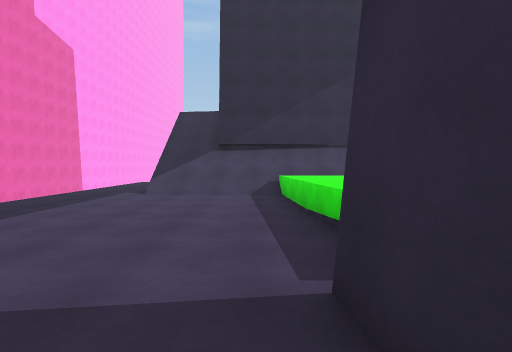
[1] (above)

21 first-person views from a walk through a 3-D level made in the Unity game engine. The camera is 1.5 m above the floor, tilts 2° down and sees 80° across. The floor is counted in squares, 2 m on a side. Each view is taken from the middle of a square. On the plan, view 1 faces up. The plan holds only what a view shows up to about 10 squares ahead; the rest is blank. The place goes on beyond the plan.

[2]
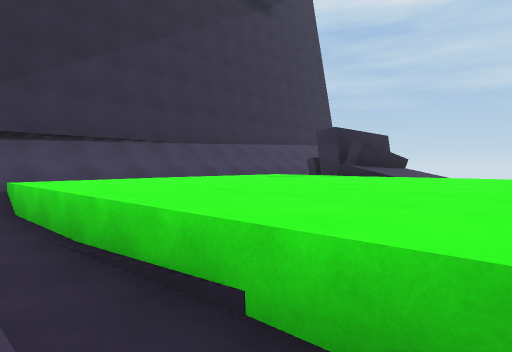

[3]
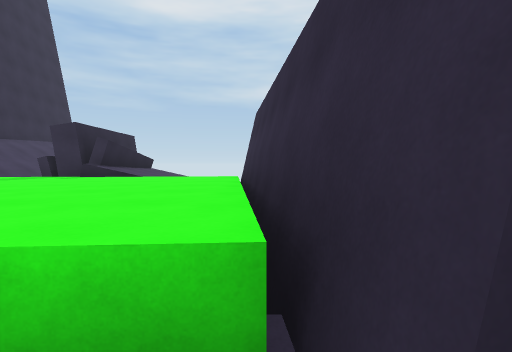

[4]
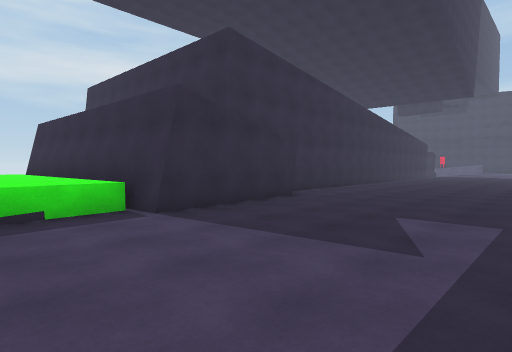

[5]
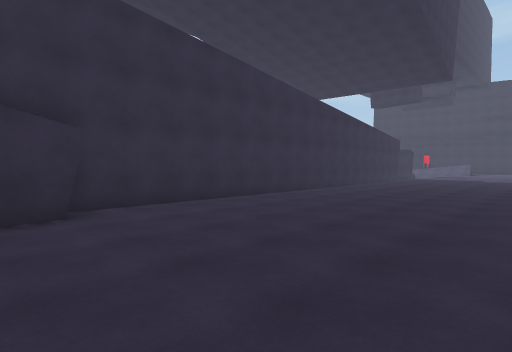

[6]
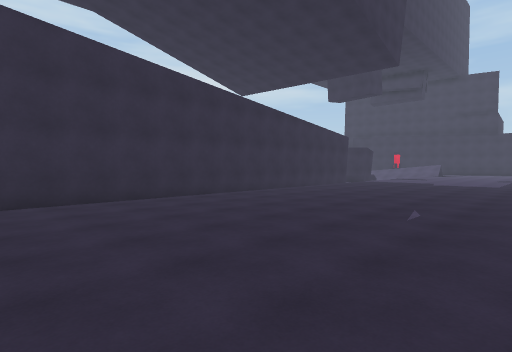

[7]
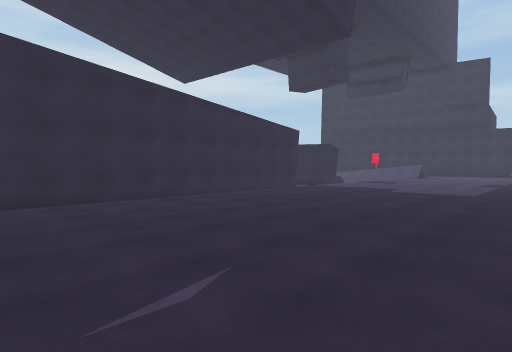

[8]
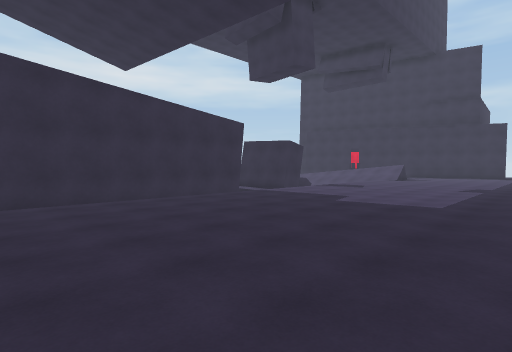

[9]
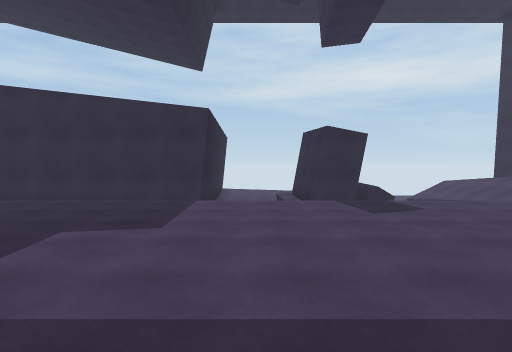

[10]
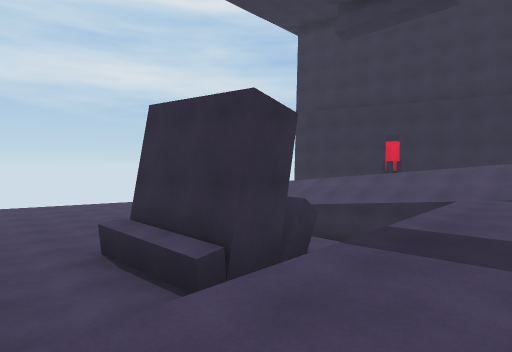

[11]
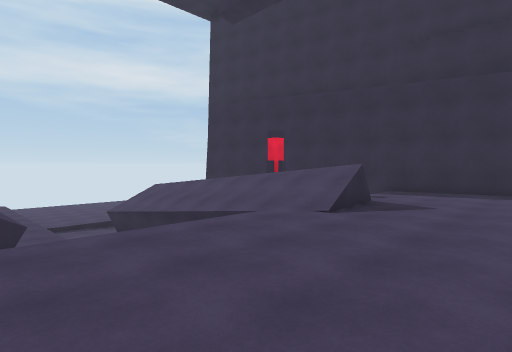

[12]
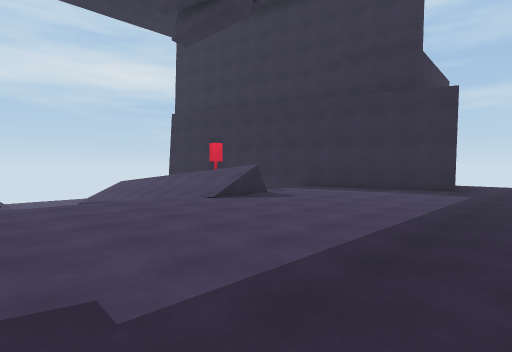

[13]
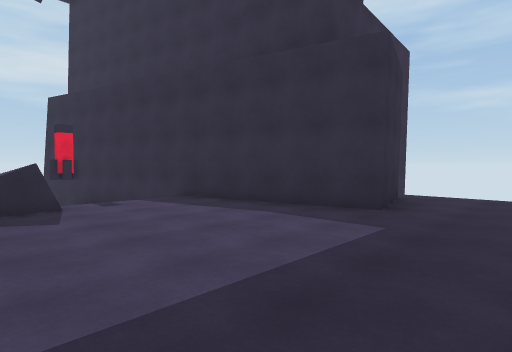

[14]
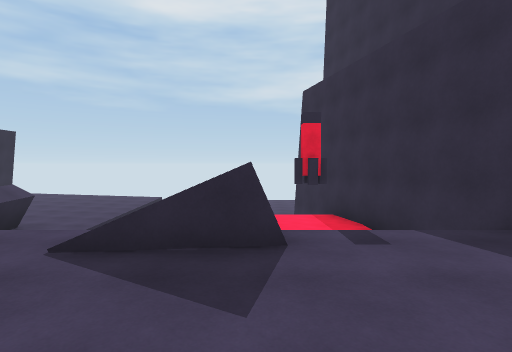

[15]
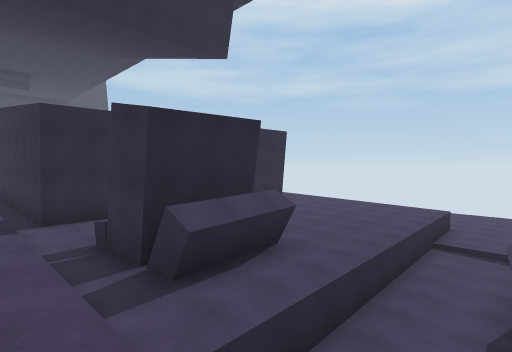

[16]
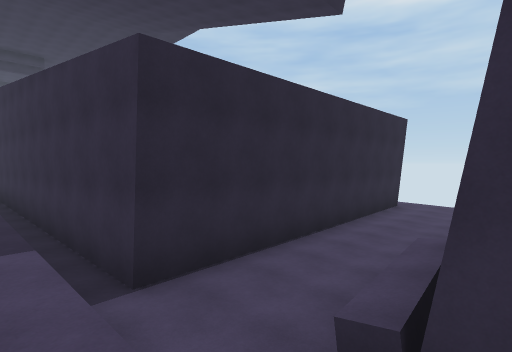

[17]
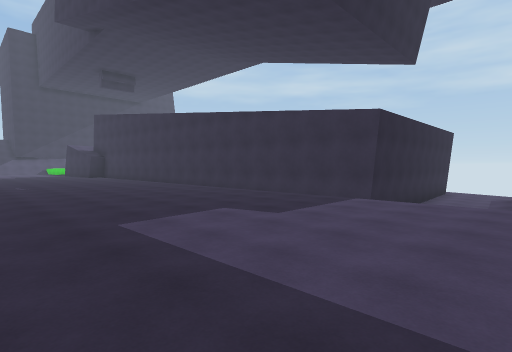

[18]
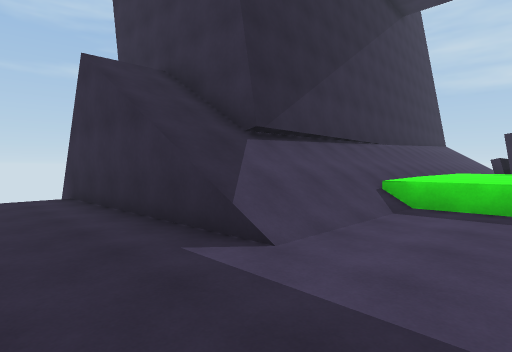

[19]
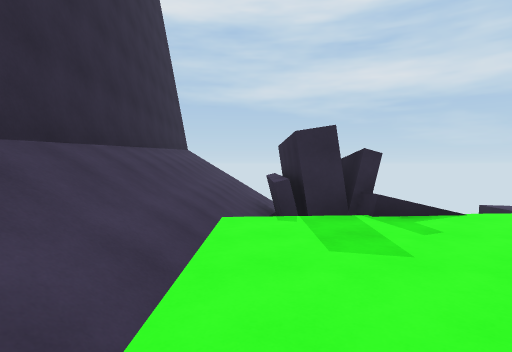

[20]
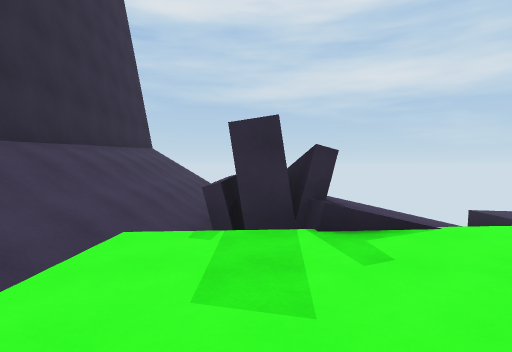

[21]
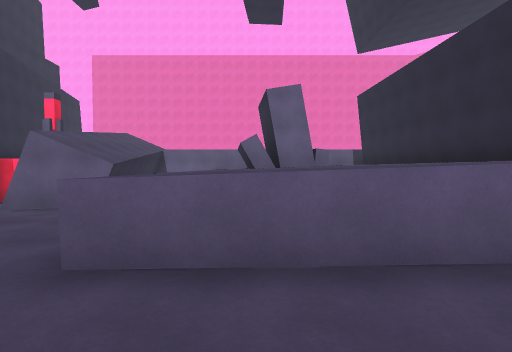

### Floor plan
Key: @ floor where view 1 was taken; # wall or solid block; x gap in a wall; . main floor; : floor 1 m higher than the main floor; - floor 1.25 m lower than the main floor; _ floor 1.5 m lower than the main floor; < floor 1.75 m lower than the main floor; ( floor 3 m lower than the main floor; ! floor 3.25 m lower than the main floor; ? floor 3.5 m lower than the main floor; / step, stairs or slope; = window, fence, low wall or low ledge; ^ raised ledge; v drop or lower ground; O other object.
Columns run from 5 left of view 1 to 15 right of it. Each row starts with its distance up from view 1.
 14   ###
 13  .#v#
 12  .//#
 11 ..#/#     ##########
 10 ..//#######/////////
  9 ..//////////////////
  8 ..////::::::://////
  7 ......:::::::####
  6 ....../::::::#^^^
  5  ...../:::::://///
  4  .....=:::::://///
  3  ......::::::/ ///
  2  .....=######/  //
  1  .....##
  0  ....@#
 -1  .....#
 -2  .....##
 -3  ......#
 -4  ......#
 -5 .......#
 -6 .......#
 -7 .......#
 -8 .......#
 -9 .......#
-10 .......#
-11 .......#
-12 .......#
-13 .......#
-14 .......#
-15 .......#
-16 .......#
-17 .......#
-18 .......##########
-19 .......#### -----
-20 ......._________-
-21 ......._^^# _____x(
-22 ......._###=_____#=(
-23 ......._####_____=(((
-24 .......<####x __===(
-25 ....... ////!#!!(((
-26 .......   ?!!!!!(((
-27 .......///////?
-28 ......////////?
-29 ......=vvv  #/
-30 .......  O
-31 .......  ###
-32 .......###
-33 ...#####
-34  ..#
-35  ..#
-36  ...

Where each view was taken, in squares from view 1:
view 1: 0 up, 0 right, facing up
view 2: 2 up, 0 right, facing up-right
view 3: 2 up, 0 right, facing right
view 4: 4 up, 4 left, facing down-right
view 5: 1 down, 4 left, facing down-right
view 6: 5 down, 5 left, facing down-right
view 7: 9 down, 5 left, facing down-right
view 8: 12 down, 5 left, facing down-right
view 9: 20 down, 5 left, facing right
view 10: 19 down, 0 right, facing down-right
view 11: 23 down, 2 left, facing down-right
view 12: 23 down, 5 left, facing down-right
view 13: 28 down, 5 left, facing down-right
view 14: 29 down, 2 left, facing right
view 15: 27 down, 1 right, facing up-right
view 16: 22 down, 1 right, facing up-right
view 17: 22 down, 5 left, facing up-right
view 18: 6 up, 5 left, facing up-right
view 19: 8 up, 3 right, facing right
view 20: 7 up, 4 right, facing right
view 21: 23 down, 15 right, facing left
